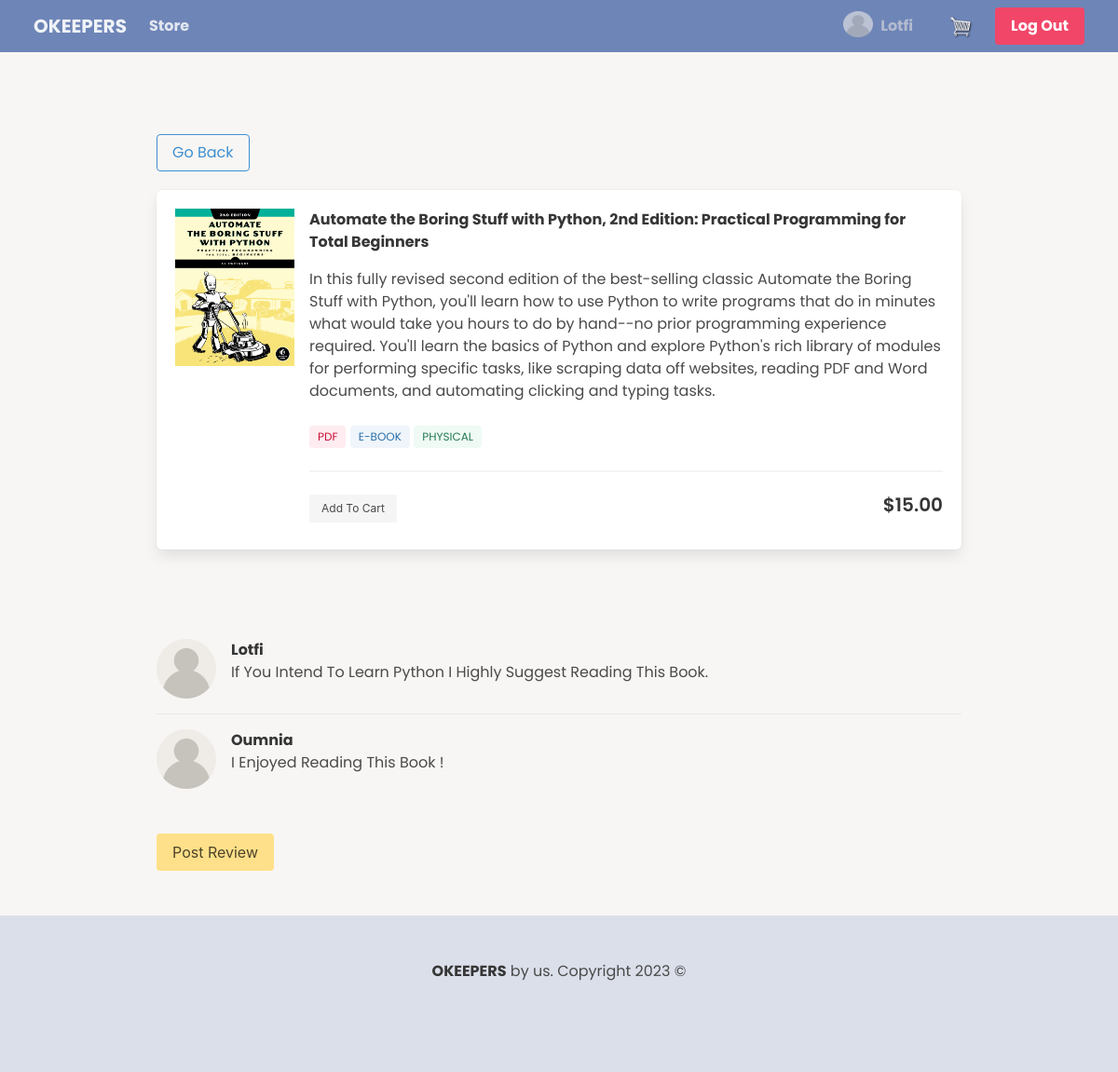
The page /5 (signed in) on the database its author committed.
### shop/models.py (models this page shows, shortened)
class Product(models.Model):
    name = models.CharField(max_length=200, null=True)
    author = models.CharField(max_length=200, null=True)
    description = models.CharField(max_length=500, default=None, null=True)
    price = models.FloatField()
    image = models.ImageField(null=True, blank=True)
    book_available = models.BooleanField(default=False)
    is_pdf = models.BooleanField(default=False)
    is_physical = models.BooleanField(default=False)
    is_ebook = models.BooleanField(default=False)
    @property
    def imageURL(self):
        try:
            url = self.image.url
        except:
            url = ""
        return url

class Review(models.Model):
    user = models.ForeignKey(User, on_delete=models.CASCADE, null=True)
    product = models.ForeignKey(Product, on_delete=models.CASCADE, null=True)
    stars = models.IntegerField(default=3)
    review = models.CharField(max_length=512, null=False)

### shop/views.py (the view)
# urls.py: path("<int:productId>", views.viewDetails, name='detail'),
def viewDetails(request, productId):
    print(productId)
    product = Product.objects.get(id=productId)
    reviews = product.review_set.all() #type: ignore
    context = {"product": product, "reviews": reviews}
    return render(request, "shop/detail.html", context)

### shop/templates/shop/detail.html (shortened to what this page needs)
{% extends 'shop/base.html' %}
{% load static %}
{% block content %}
<section class="section">
    <div class="container">
        <a class="button btn-go-back is-info is-outlined" href="{% url 'store' %}">Go Back</a>
        <div class="box">
            <article class="media">
                <div class="media-left">
                    <figure class="image is-128x128">
                        <img src="{{ product.imageURL }}" alt="">
                    </figure>
                </div>
                <div class="media-content">
                    <div class="content">
                        <p class="product-description">
                            <strong>{{product.name}}</strong>
                        <p>{{ product.description}}</p>
                        <div class="block my-5">
                            {% if product.is_pdf %}
                            <span class="tag is-danger is-light">PDF</span>
                            {% endif %}
                            {% if product.is_ebook %}
                            <span class="tag is-info is-light">E-BOOK</span>
                            {% endif %}
                            {% if product.is_physical %}
                            <span class="tag is-success is-light">PHYSICAL</span>
                            {% endif %}
                        </div>
                        <hr>
                        </p>
                        <button data-product="{{product.id}}" data-action="add"
                            class="button is-secondary is-light is-small update-cart">Add To Cart</button>
                        <h4 class="prices">${{product.price|floatformat:2}}</h4>
                    </div>
                </div>
            </article>
        </div>
    </div>
</section>
<section class="section">
    <div class="block">
        {% for review in reviews %}
        <article class="media">
            <figure class="media-left">
                <p class="image is-64x64">
                    <img src="{% static 'images/user-placeholder.png' %}">
                </p>
            </figure>
            <div class="media-content">
                <div class="content">
                    <p style="text-transform:capitalize;">
                        <strong>{{ review.user }}</strong>  <small></small>
                        <br>
                        {{ review.review }}
                    </p>
                </div>
            </div>
        </article>
        {% endfor %}
    </div>
    {% if user.is_authenticated %}
    <div class="block is-flex">
        <button class="button is-warning mt-5" onclick="review_modal.showModal()">
            Post Review
        </button>
    </div>
    {% endif %}
</section>
{% endblock content %}

### shop/templates/shop/base.html (shortened to what this page needs)
<!DOCTYPE html>
{% load static %}
<html lang="en">
<head>
    <link rel="stylesheet" href="https://cdn.jsdelivr.net/npm/bulma@0.9.4/css/bulma.min.css">
    <link rel="stylesheet" href="https://cdnjs.cloudflare.com/ajax/libs/font-awesome/4.7.0/css/font-awesome.min.css">
    <link rel="stylesheet" href="{% static 'css/main.css' %}">
</head>
<header class="">
    <nav class="navbar is-black is-fixed-top" role="navigation" aria-label="main navigation">
        <div class="navbar-brand">
            <a class="navbar-item is-size-5 ml-5 logo" href="{% url 'homepage' %}">
                <strong>OKEEPERS</strong>
            </a>
        </div>
        <div class="navbar-menu mr-5" id="nav-links">
            <div class="navbar-start header-items">
                <a href="{% url 'store' %}" class="navbar-item">
                    Store
                </a>
            </div>
            <div class="navbar-end">
                {% if user.is_authenticated %}
                        <p id="user-name" class="navbar-item" style="text-transform:capitalize">
                        <span class="image is-32x32 mr-2">
                            <img src="{% static 'images/user-placeholder.png' %}">
                        </span>
                            {{ user.get_username }}
                        </p>
                {% endif %}
                    {% if user.is_authenticated %}
                    <a href="{% url 'cart' %}" class="navbar-item">
                        <img src="{% static 'images/cart.png' %}" id="cart-icon">
                    </a>
                    {% endif %}
                    <div class="navbar-item">
                        <div class="buttons">
                            {% if user.is_authenticated %}
                                <a class="button is-danger" href="{% url 'logout' %}?next={{ request.path }}">
                                    <strong>Log Out</strong>
                                </a>
                            {% endif %}
                        </div>
                    </div>
                </div>
            </div>
    </nav>
</header>
<body>
    <section class="section">
    </section>
        <div class="container">
            {% block content %}
            {% endblock content %}
        </div>
</body>
<footer class="footer is-fixed-bottom mt-auto">
    <div class="container has-text-centered">
        <p>
            <strong>OKEEPERS</strong> by us. Copyright 2023 &#xa9;
        </p>
    </div>
</footer>
</html>

### static/css/main.css (style rules this page uses)
* { font-family: 'Poppins', sans-serif; }
html { height: 100%; }
body { background-color: hsl(0, 0%, 98%); min-height: 100%; display:flex; flex-direction: column; background-color: #F8F6F4!important; }
h1,h2,h3,h4,h5,h6 { color:hsl(0, 0%, 30%); }
.header-items a { font-weight: bold; cursor: pointer; transition: ease-in 0.2s; opacity:0.8; }
.logo { font-weight: bold; cursor: pointer; transition: ease-in 0.2s; opacity:0.9; }
.is-black { background-color: #6E85B7!important; }
#cart-icon { width:25px; display: inline-block; margin-left: 15px; }
.prices { display: block; float:right; }
#user-name { color:hsl(0, 0%, 88%); font-weight: bold; cursor: pointer; transition: ease-in 0.2s; opacity:0.6; }
.btn-go-back { margin-bottom:20px; }
footer { background-color: #DBDFEA!important; }

### rows shown on the page
Product: imageURL (picture), name "Automate the Boring Stuff with Python, 2nd Edition: Practical Programming for Total Beginners", description "In this fully revised second edition of the best-selling classic Automate the Boring Stuff with Python, you'll learn how to use Python to write programs that do in minutes what would take you hours to do by hand--no prior programming experience required. You'll learn the basics of Python and explore Python's rich library of modules for performing specific tasks, like scraping data off websites, reading PDF and Word documents, and automating clicking and typing tasks.", price "15.00"
Review: user "Lotfi", review "If You Intend To Learn Python I Highly Suggest Reading This Book."
Review: user "Oumnia", review "I Enjoyed Reading This Book !"

### other values the page prints
{{ user.get_username }} "Lotfi"
